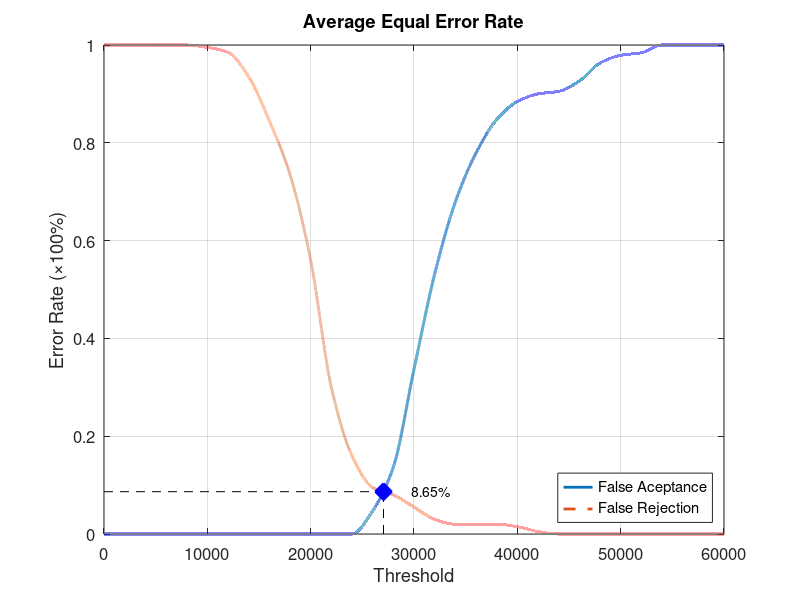
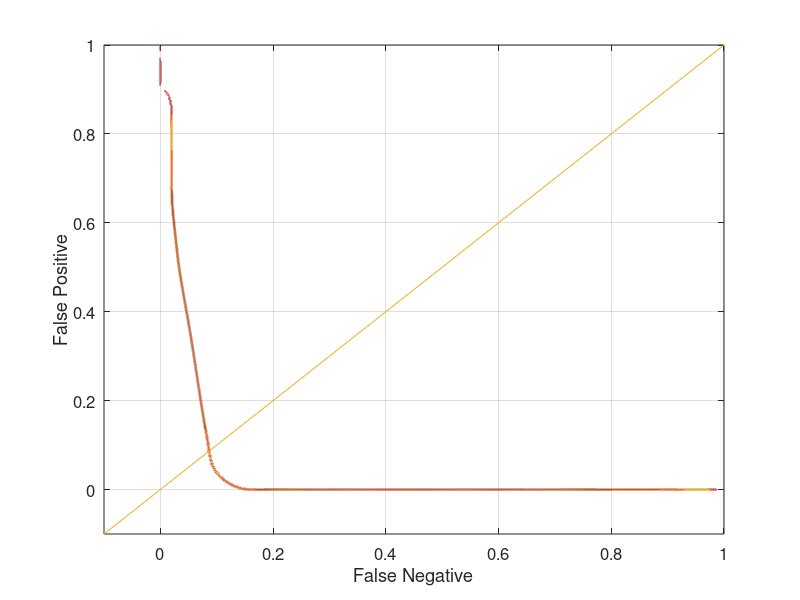

Reproduce these figures in MATLAB, in order.
function yEER = Database3_2
close all;
clear;
clc;
x = 0:2000:60000;
xq = 0:0.5:60000;

y0 = [0 0 0 0 0 0 0 0 0 0 0 0 0 0.0473684 0.136842 0.336842 0.531579 0.678947 0.778947 0.847368 0.884211 0.9 0.905263 0.926316 0.963158 0.978947 0.984211 1 1 1 1];
yy0 = interp1(x, y0, xq, 'pchip');
y1 = [1 1 1 1 1 0.995 0.985 0.935 0.845 0.735 0.56 0.3 0.16 0.095 0.08 0.055 0.03 0.02 0.02 0.02 0.015 0.005 0 0 0 0 0 0 0 0 0];
yy1 = interp1(x, y1, xq, 'pchip');

% Calculating EER: 
y2 = abs(y0 - y1);
find(y2 == min(y2))
yy2 = abs(yy0 - yy1);
xEER = find(yy2 == min(yy2));
xEERIndex = xq(xEER) % X-axis EER
yEER = yy0(xEER) % Y-axis EER

main = figure
plot(xq, yy0,'-','LineWidth', 2);	hold on
plot(xq, yy1,'--','LineWidth', 2);	hold on
plot([xEERIndex xEERIndex], [0 yEER], 'k--');	hold on
plot([0 xEERIndex], [yEER yEER], 'k--');	hold on
plot(xEERIndex, yEER, 'bx', 'LineWidth', 10);	hold on
text(xEERIndex + 10 * xEERIndex / 100, yEER, [num2str(round((10000 * yEER)) / 100) '%'])
legend('False Aceptance', 'False Rejection', 'Location', 'SouthEast')
xlabel('Threshold')
ylabel('Error Rate (\times100%)')
title('Average Equal Error Rate')
set(gca, 'FontSize', 12)
axis([0 60000 0 1])
grid on

print(main, 'Database3_2Main', '-dpng');
FNRxFPR = figure('Color', [1 1 1]);
plot(yy1, yy0, '-', yy1, yy0, 'LineWidth', 2);
hold on
y = -0.1:0.1:1
plot(y, y); 
set(gca, 'FontSize', 12)
xlabel('False Negative')
ylabel('False Positive')
axis([-0.1 1 -0.1 1])
set(gca, 'FontSize', 12)
grid on

print(FNRxFPR, 'Database3_2FNRxFPR','-dpng');
end
